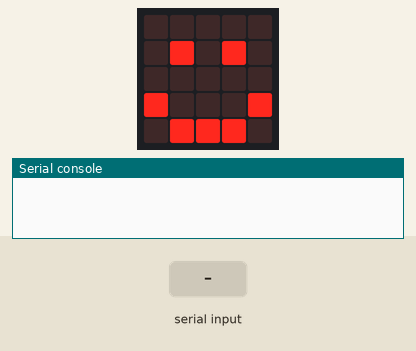
This program was run on a simulated BBC micro:bit (MakeCode). On the bench: the board's 5×5 LED display, the last lines printed to the serial console. The test bench sets the inputs (shaded band). No radio messages arrive unless stated (any console line starting 'radio sent:' is added by the test bench).

Above: at 1.8 s.
1.9 s: "1" typed at the serial console
At 3.1 s:
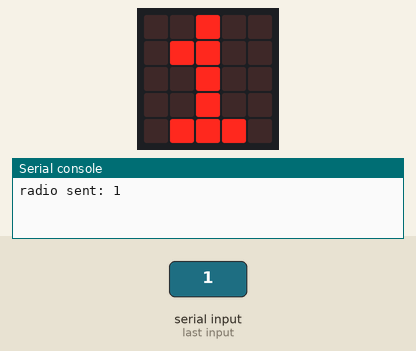
3.4 s: "0" typed at the serial console
At 4.4 s:
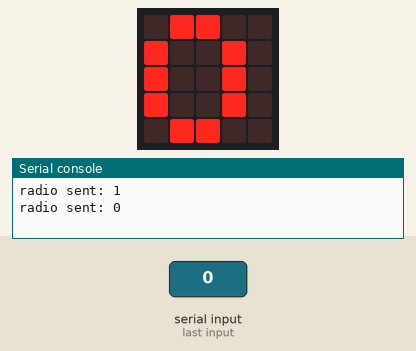
4.9 s: "2" typed at the serial console
At 5.6 s:
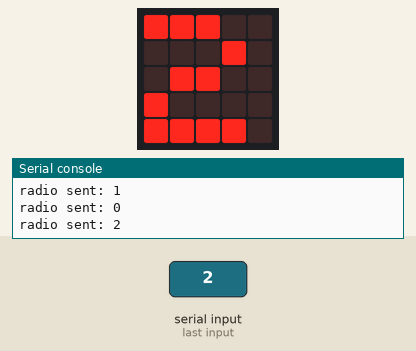
Timing chart, 0 to 7.9 s (numbered marks = the images above; inputs shaded):
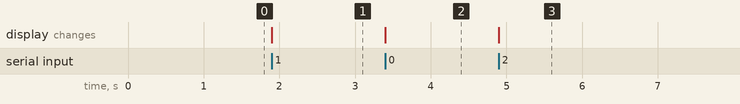

The program:

microbit-mesa-de-controle.py
```python
raspberrypi = ""
serial.set_baud_rate(BaudRate.BAUD_RATE115200)
canal = 100
radio.set_group(canal)
basic.show_icon(IconNames.HAPPY)


def on_forever():
    global raspberrypi
    raspberrypi = serial.read_line()
    radio.send_number(parse_float(raspberrypi))
    basic.show_string(raspberrypi)


basic.forever(on_forever)
```

Measured:
- after the input at 1.9 s, the display: changes at once (image 1)
- after the input at 3.4 s, the display: changes at once (image 2)
- after the input at 4.9 s, the display: changes at once (image 3)
